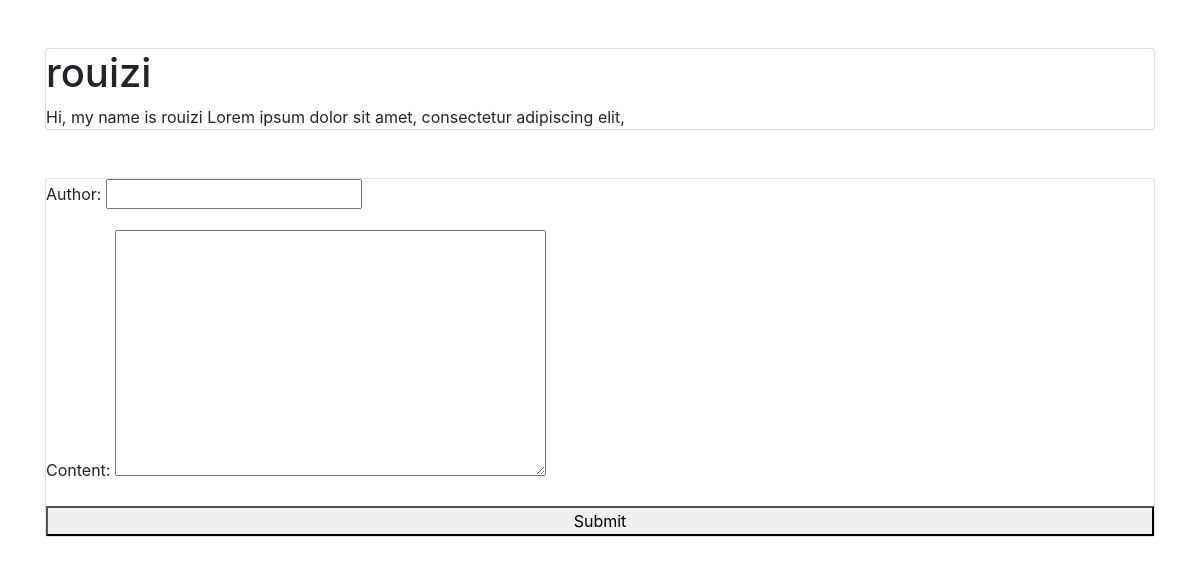
Before: /profile/rouizi with the older database file.
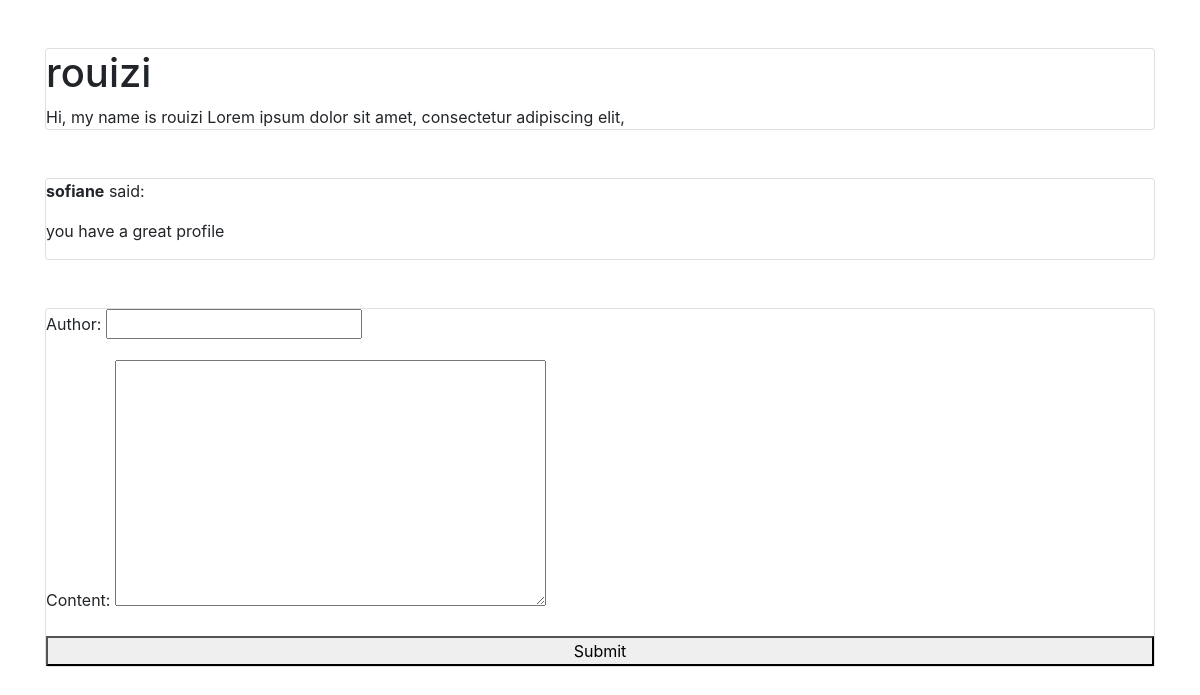
After: the same page with the newer database file.
### core/models.py (models this page shows, shortened)
class Comment(models.Model):
    author = models.CharField(max_length=50)
    content = models.TextField()
    content_type = models.ForeignKey(ContentType, on_delete=models.CASCADE)
    object_id = models.PositiveIntegerField()
    content_object = GenericForeignKey()

### core/views.py (the view)
# urls.py: path('profile/<username>', profile, name='profile'),
def profile(request, username):
    user = get_object_or_404(User, username=username)
    profile = get_object_or_404(Profile, user=user)
    comments = profile.comments.all()
    context = {
        'user': user,
        'profile': profile,
        'comments': comments,
    }
    post_comment(request, profile, context)
    return render(request, 'profile.html', context)

### core/forms.py
class CommentForm(forms.ModelForm):
    class Meta:
        model = Comment
        fields = ('author', 'content')

### core/views.py (called while the page is built)
def post_comment(request, instance, context):
    if request.method == 'POST':
        form = CommentForm(request.POST)
        if form.is_valid():
            author = form.cleaned_data['author']
            content = form.cleaned_data['content']
            Comment.objects.create(content_object=instance, author=author, content=content)
    else:
        form = CommentForm()
    context['form'] = form

### templates/profile.html (shortened to what this page needs)
{% extends 'base.html' %}
{% block content %}
<section class="card">
  <h1>{{ profile.user.username }}</h1>
  <div>{{ profile.about }}</div>
</section>
{% for comment in comments %}
<div class="card mt-5">
  <p><strong>{{ comment.author }}</strong> said:</p>
  <p>{{ comment.content }}</p>
</div>
{% endfor %}
<form class="card mt-5" method="post">
  {{ form.as_p }}
  <button type="submit">Submit</button>
</form>
{% endblock content %}

Changed rows visible on the page:
added Comment: author "sofiane", content "you have a great profile"
